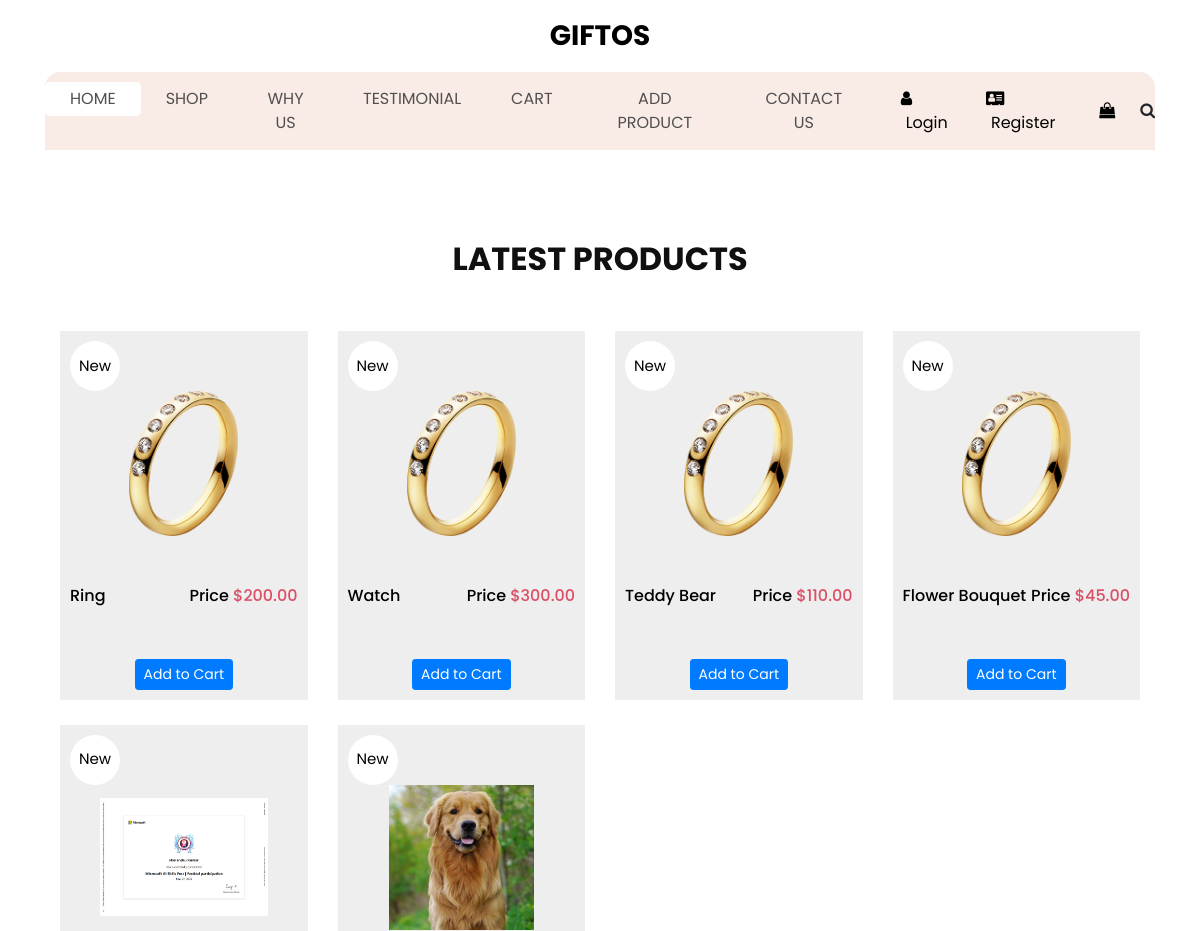
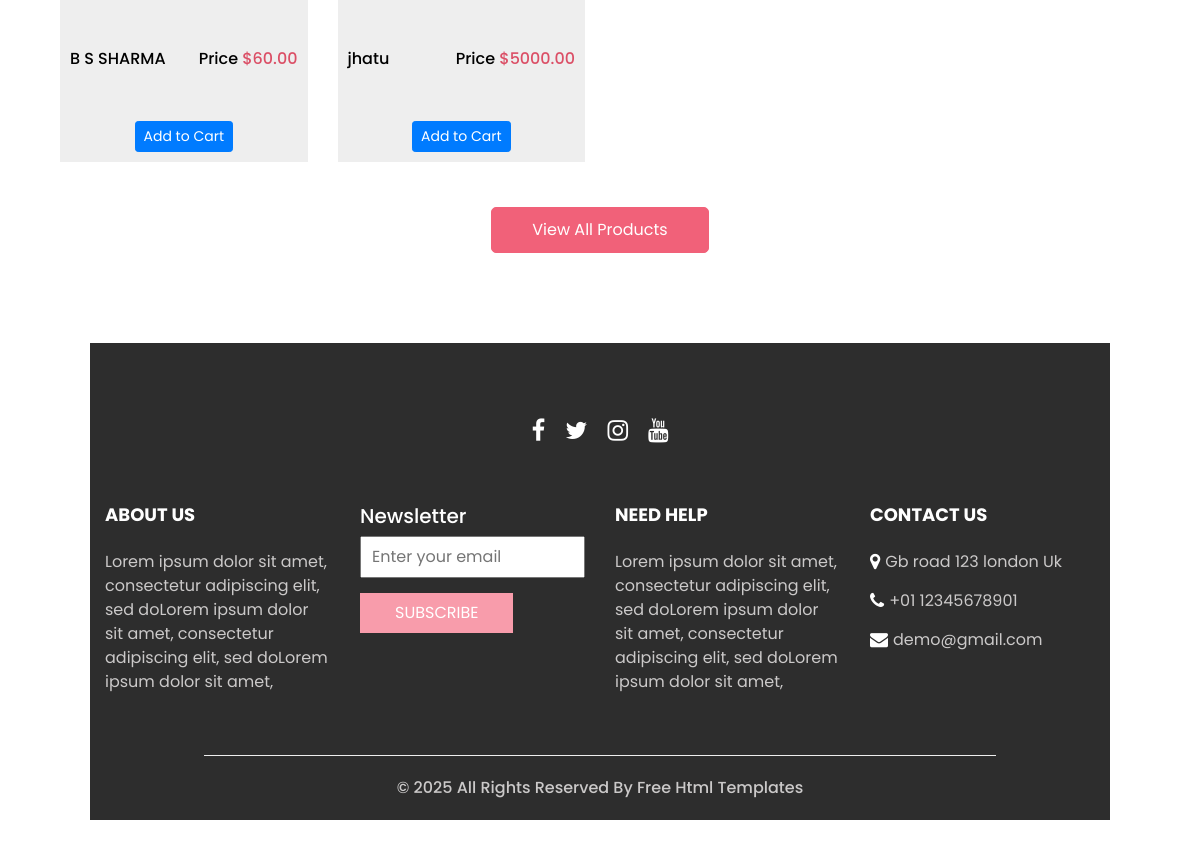
The app's page /shop/ with its own data (2 pictures, top to bottom).
### villApp/models.py (models this page shows, shortened)
class Product(models.Model):
    name = models.CharField(max_length=100)
    price = models.DecimalField(max_digits=10, decimal_places=2)
    image = models.ImageField(upload_to="products/")
    description = models.TextField(blank=True)

### villApp/views.py (the view)
# urls.py: path("shop/", views.shop, name='shop'),
def shop(request):
    name = request.session.get('name')
    products = Product.objects.all()
    return render(request, 'shop.html', {'name': name, 'products': products})

### villApp/templates/shop.html (shortened to what this page needs)
<!DOCTYPE html>
{% load static %}
<html>
{% include 'header.html' %}
<section class="shop_section layout_padding">
  <div class="container">
    <div class="heading_container heading_center">
      <h2>
        Latest Products
      </h2>
    </div>
    <div class="row">
      {% for product in products %}
      <div class="col-sm-6 col-md-4 col-lg-3">
        <div class="box">
          <a href="">
            <div class="img-box">
              {% if product.image %}
              <img src="{{ product.image.url }}" alt="{{ product.name }}">
              {% else %}
              <img src="{% static 'img/p1.png' %}" alt="Placeholder">
              {% endif %}
            </div>
            <div class="detail-box">
              <h6>
                {{ product.name }}
              </h6>
              <h6>
                Price
                <span>
                  ${{ product.price }}
                </span>
              </h6>
            </div>
            <div class="new">
              <span>
                New
              </span>
            </div>
          </a>
          <div class="btn-box">
            <form action="{% url 'add_to_cart' product.id %}" method="POST">
              <button type="submit" class="btn btn-sm btn-primary">Add to Cart</button>
            </form>
          </div>
        </div>
      </div>
      {% endfor %}
    </div>
    <div class="btn-box">
      <a href="">
        View All Products
      </a>
    </div>
  </div>
</section>
<section class="info_section  layout_padding2-top">
  <div class="social_container">
    <div class="social_box">
      <a href="">
        <i class="fa fa-facebook" aria-hidden="true"></i>
      </a>
      <a href="">
        <i class="fa fa-twitter" aria-hidden="true"></i>
      </a>
      <a href="">
        <i class="fa fa-instagram" aria-hidden="true"></i>
      </a>
      <a href="">
        <i class="fa fa-youtube" aria-hidden="true"></i>
      </a>
    </div>
  </div>
  <div class="info_container ">
    <div class="container">
      <div class="row">
        <div class="col-md-6 col-lg-3">
          <h6>
            ABOUT US
          </h6>
          <p>
            Lorem ipsum dolor sit amet, consectetur adipiscing elit, sed doLorem ipsum dolor sit amet, consectetur
            adipiscing elit, sed doLorem ipsum dolor sit amet,
          </p>
        </div>
        <div class="col-md-6 col-lg-3">
          <div class="info_form ">
            <h5>
              Newsletter
            </h5>
            <form action="#">
              <input type="email" placeholder="Enter your email">
              <button>
                Subscribe
              </button>
            </form>
          </div>
        </div>
        <div class="col-md-6 col-lg-3">
          <h6>
            NEED HELP
          </h6>
          <p>
            Lorem ipsum dolor sit amet, consectetur adipiscing elit, sed doLorem ipsum dolor sit amet, consectetur
            adipiscing elit, sed doLorem ipsum dolor sit amet,
          </p>
        </div>
        <div class="col-md-6 col-lg-3">
          <h6>
            CONTACT US
          </h6>
          <div class="info_link-box">
            <a href="">
              <i class="fa fa-map-marker" aria-hidden="true"></i>
              <span> Gb road 123 london Uk </span>
            </a>
            <a href="">
              <i class="fa fa-phone" aria-hidden="true"></i>
              <span>+01 12345678901</span>
            </a>
            <a href="">
              <i class="fa fa-envelope" aria-hidden="true"></i>
              <span> demo@gmail.com</span>
            </a>
          </div>
        </div>
      </div>
    </div>
  </div>
  {% include 'footer.html' %}
  </body>
</html>

### villApp/templates/header.html (shortened to what this page needs)
{% load static %}
<head>
  <link rel="stylesheet" type="text/css"
    href="https://cdnjs.cloudflare.com/ajax/libs/OwlCarousel2/2.3.4/assets/owl.carousel.min.css" />
  <link rel="stylesheet" type="text/css" href="{% static 'css1/bootstrap.css' %}" />
  <link href="{% static 'css1/style.css' %}" rel="stylesheet" />
  <link href="{% static 'css1/responsive.css' %}" rel="stylesheet" />
</head>
<body>
  <div class="hero_area">
    <header class="header_section">
      <nav class="navbar navbar-expand-lg custom_nav-container ">
        <a class="navbar-brand" href="{% url 'index' %}">
          <span>
            Giftos
          </span>
        </a>
        <div class="collapse navbar-collapse" id="navbarSupportedContent">
          <ul class="navbar-nav  ">
            <li class="nav-item active">
              <a class="nav-link" href="{% url 'index' %}">Home <span class="sr-only">(current)</span></a>
            </li>
            <li class="nav-item">
              <a class="nav-link" href="{% url 'shop' %}">
                Shop
              </a>
            </li>
            <li class="nav-item">
              <a class="nav-link" href="{% url 'why' %}">
                Why Us
              </a>
            </li>
            <li class="nav-item">
              <a class="nav-link" href="{% url 'testimonial' %}">
                Testimonial
              </a>
            </li>
            <li class="nav-item">
              <a class="nav-link" href="{% url 'cart' %}">Cart</a>
            </li>
            <li class="nav-item">
              <a class="nav-link" href="{% url 'add_product' %}">Add Product</a>
            </li>
            <li class="nav-item">
              <a class="nav-link" href="{% url 'contact' %}">Contact Us</a>
            </li>
          </ul>
          <div class="user_option">
            {% if request.session.name %}
            <a href="">
              <i class="fa fa-user" aria-hidden="true"></i>
              <span>
                {{ request.session.name }}
              </span>
            </a>
            <a href="{% url 'login' %}">
              <i class="fa fa-sign-out" aria-hidden="true"></i>
              <span>
                Logout
              </span>
            </a>
            {% else %}
            <a href="{% url 'login' %}">
              <i class="fa fa-user" aria-hidden="true"></i>
              <span>
                Login
              </span>
            </a>
            <a href="{% url 'regis' %}">
              <i class="fa fa-vcard" aria-hidden="true"></i>
              <span>
                Register
              </span>
            </a>
            {% endif %}
            <a href="">
              <i class="fa fa-shopping-bag" aria-hidden="true"></i>
            </a>
            <form class="form-inline ">
              <button class="btn nav_search-btn" type="submit">
                <i class="fa fa-search" aria-hidden="true"></i>
              </button>
            </form>
          </div>
        </div>
      </nav>
    </header>

### villApp/templates/footer.html (shortened to what this page needs)
{% load static %}
<footer class=" footer_section">
  <div class="container">
    <p>
      &copy; <span id="displayYear"></span> All Rights Reserved By
      <a href="https://html.design/">Free Html Templates</a>
    </p>
  </div>
</footer>
</section>

### villApp/static/css1/responsive.css (style rules this page uses)
@media (min-width: 1200px) { .container { max-width: 1170px; } }

### records on screen
Product: name "Ring", price "200.00"
Product: name "Watch", price "300.00"
Product: name "Teddy Bear", price "110.00"
Product: name "Flower Bouquet", price "45.00"
Product: image (picture), name "B S SHARMA", price "60.00"
Product: image (picture), name "jhatu", price "5000.00"
